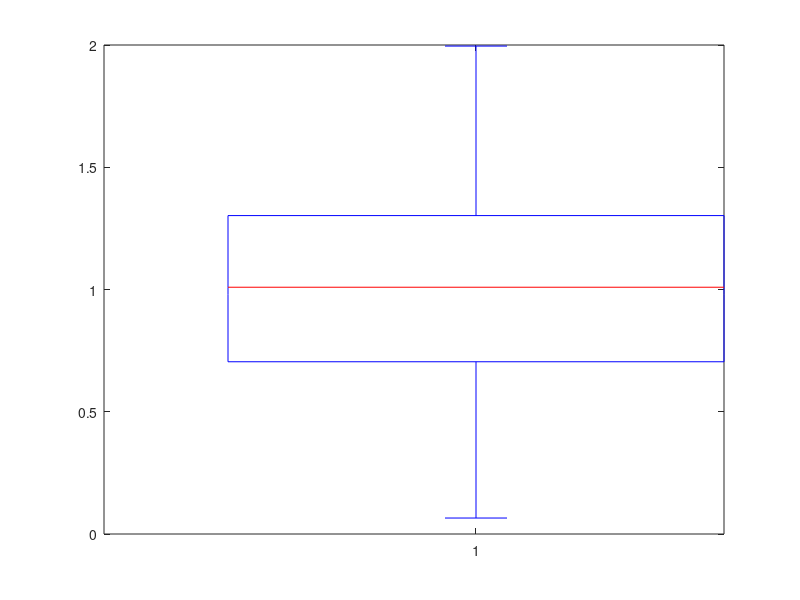

The MATLAB script that drew this image:
rng(1,'v5normal');
rand(1)
distribution=zeros(1,1000);

for i=1:1000
    distribution(1,i) =rand+rand;
end
boxplot(distribution);
